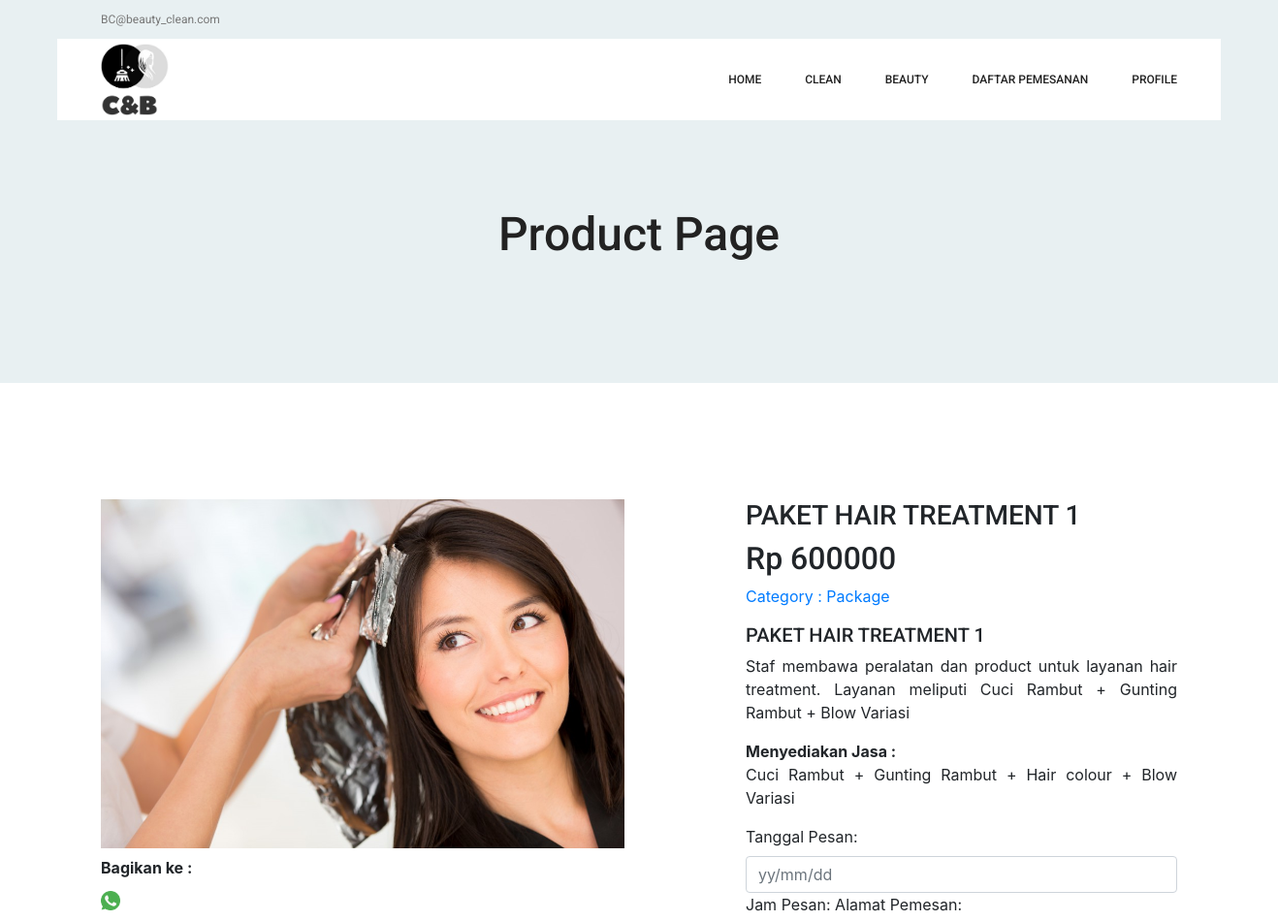
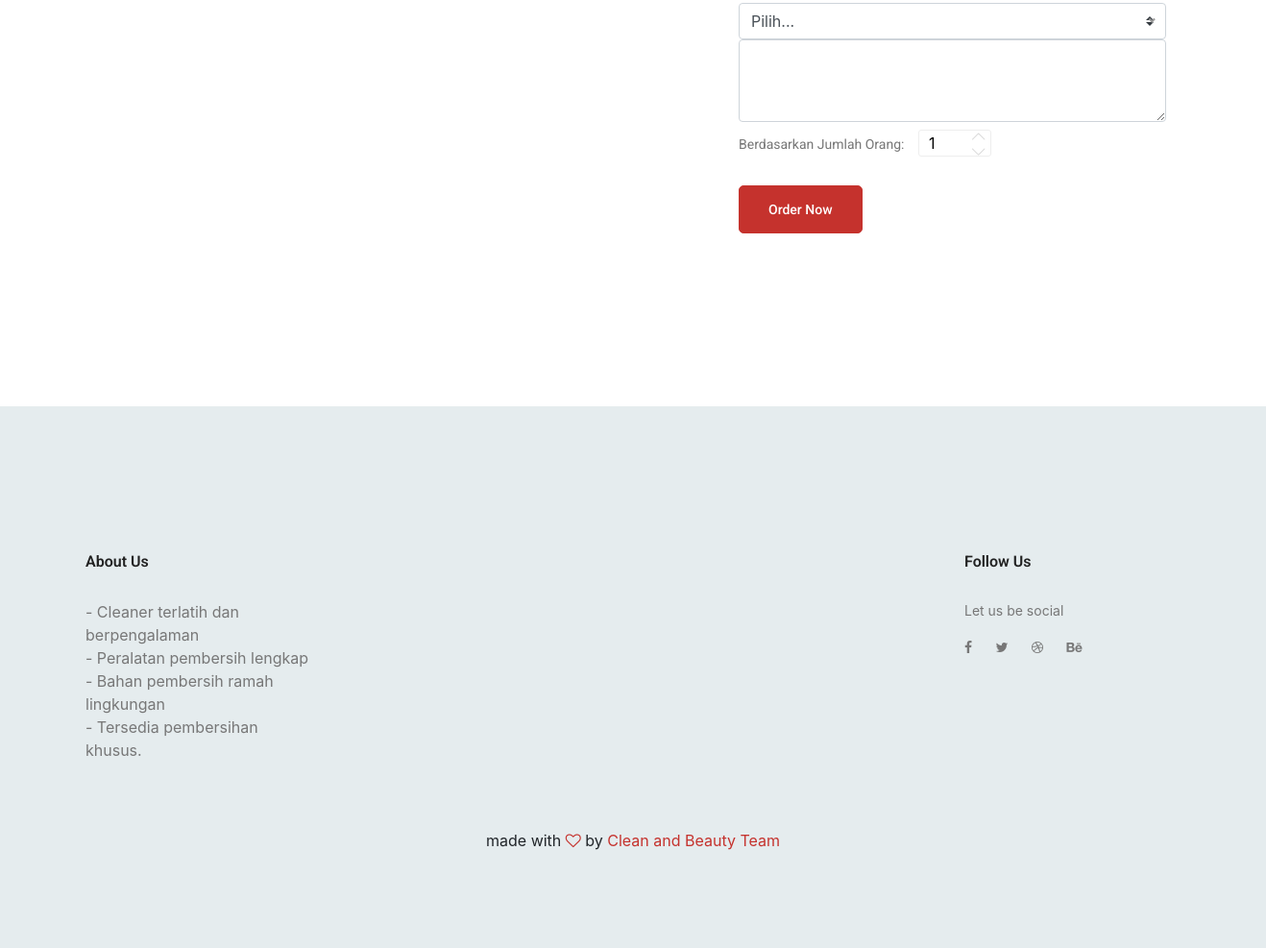
Page /Beauty/beli_product/7 on the committed database (2 pictures, top to bottom).
### tables this page shows
CREATE TABLE `productbeauty` (
  `id_beauty` int(5) NOT NULL,
  `id_pjasa` int(11) NOT NULL,
  `nama_beauty` varchar(30) NOT NULL,
  `harga_beauty` int(15) NOT NULL,
  `desc_beauty` varchar(255) NOT NULL,
  `descmini_beauty` varchar(155) NOT NULL,
  `gambar_beauty` varchar(255) NOT NULL,
  `tipe_product` varchar(15) NOT NULL,
  `status_aktif` int(11) NOT NULL DEFAULT 1
);

### application/controllers/Beauty.php (called while the page is built, shortened)
<?php
class Beauty extends CI_Controller
{
    public function __construct()
    {
        $this->load->model('Beauty_model');
    }
    public function beli_product($id)
    {
        $data['products'] = $this->Beauty_model->getProduct2($id);
        $data['jam_order'] = [10.00, 10.30, 11.00, 11.30, 12.00, 12.30, 13.00, 13.30, 14.00, 14.30, 15.00, 15.30, 16.00, 16.30, 17.00];
        $this->load->view('templateAwal/header');
        $this->load->view('beauty/beli_product', $data);
        $this->load->view('templateAwal/footer');
    }
}

### index.php (called while the page is built, shortened)
<?php
require_once BASEPATH . 'core/CodeIgniter.php';

### application/models/Beauty_model.php (called while the page is built, shortened)
<?php
class Beauty_model extends CI_Model
{
    public function getProduct2($id)
    {
        $query = $this->db->select("*")
            ->from('productbeauty')
            ->where('id_beauty', $id)
            ->get();
        return $query->result_array();
    }
}

### application/views/beauty/beli_product.php (the view, shortened to what this page needs)
 <section class="banner_area">
     <div class="banner_inner d-flex align-items-center">
         <div class="container">
             <div class="banner_content text-center">
                 <h2>Product Page</h2>
             </div>
         </div>
     </div>
 </section>
 <div class="product_image_area">
     <div class="container">
         <div class="row s_product_inner">
             <div class="col-lg-6">
                 <div class="s_product_img">
                     <div id="carouselExampleIndicators" class="carousel slide" data-ride="carousel">
                         <div class="carousel-inner">
                             <div class="carousel-item active">
                                 <?php foreach ($products as $p): ?>
                                 <img class="d-block w-100"
                                     src="<?php echo base_url() ?>assetsAwal/img/product/feature-product/<?=$p['gambar_beauty']?>"
                                     alt="First slide">
                                 <div class="mt-2">
                                     <?php $link = $actual_link = (isset($_SERVER['HTTPS']) && $_SERVER['HTTPS'] === 'on' ? "https" : "http") . "://$_SERVER[HTTP_HOST]$_SERVER[REQUEST_URI]";
?>
                                     <strong>Bagikan ke :</strong> <br>
                                     <div class="mt-2">
                                         <a href="whatsapp://send?text=Lihat nih ada paket yang bagus di <?=$link?>"
                                             data-action="share/whatsapp/share">
                                             <img src="<?=base_url('assetsAdmin/img/whatsapp.png')?>" alt="" width="20">
                                         </a>
                                     </div>
                                 </div>
                             </div>
                         </div>
                     </div>
                 </div>
             </div>
             <div class="col-lg-5 offset-lg-1">
                 <h3><?=$p['nama_beauty']?></h3>
                 <form action="<?=base_url("beauty/prosesCheckout")?>" method="post">
                     <h2>Rp <?=$p['harga_beauty']?></h2>
                     <ul class="list">
                         <li><a class="active" href="#"><span>Category</span> : Package</a></li>
                     </ul>
                     <p>
                     <h5> <?=$p['nama_beauty']?> </h5>
                     <p style="text-align: justify;"><?=$p['desc_beauty']?></p>
                     <strong>Menyediakan Jasa :</strong> <br>
                     <p style="text-align: justify;"><?=$p['descmini_beauty']?></p>
                     </p>
                     <label for="qty">Tanggal Pesan:</label>
                     <input type="text" class="form-control datepicker" placeholder="yy/mm/dd" name="tgl_pesan"
                         autocomplete="off" required>
                     <label for="qty">Jam Pesan:</label>
                     <label for="qty">Alamat Pemesan:</label>
                     <textarea class="form-control" id="exampleFormControlTextarea1" rows="3" name="alamat_pesan"
                         required></textarea>
                     <div class="product_count mt-2">
                         <label for="qty">Berdasarkan Jumlah Orang:</label>
                         <input type="text" name="qty" id="sst" maxlength="12" value="1" title="Quantity:"
                             class="input-text qty">
                         <button
                             onclick="var result = document.getElementById('sst'); var sst = result.value; if( !isNaN( sst )) result.value++;return false;"
                             class="increase items-count" type="button"><i class="lnr lnr-chevron-up"></i></button>
                         <button
                             onclick="var result = document.getElementById('sst'); var sst = result.value; if( !isNaN( sst ) &amp;&amp; sst > 0 ) result.value--;return false;"
                             class="reduced items-count" type="button"><i class="lnr lnr-chevron-down"></i></button>
                     </div>
                     <div class="card_area">
                         <button class="main_btn" type="submit">Order Now</button>
                 </form>
             </div>
         </div>
         <?php endforeach;?>
     </div>
 </div>
 <section class="product_description_area">
 </section>

### rows in the picture
productbeauty: gambar_beauty (picture), nama_beauty "PAKET HAIR TREATMENT 1", harga_beauty "600000", desc_beauty "Staf membawa peralatan dan product untuk layanan hair treatment. Layanan meliputi Cuci Rambut + Gunting Rambut + Blow Variasi", descmini_beauty "Cuci Rambut + Gunting Rambut + Hair colour + Blow Variasi"
